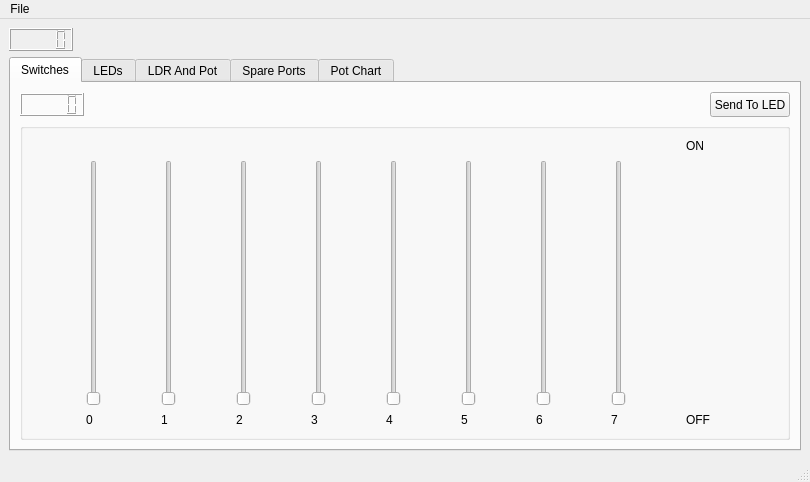
<?xml version="1.0" encoding="UTF-8"?>
<ui version="4.0">
 <class>gui_1Class</class>
 <widget class="QMainWindow" name="gui_1Class">
  <property name="geometry">
   <rect>
    <x>0</x>
    <y>0</y>
    <width>810</width>
    <height>482</height>
   </rect>
  </property>
  <property name="windowTitle">
   <string>OUSB Control</string>
  </property>
  <widget class="QWidget" name="centralwidget">
   <layout class="QGridLayout" name="gridLayout_16">
    <item row="0" column="0">
     <widget class="QLCDNumber" name="lcdNumber">
      <property name="minimumSize">
       <size>
        <width>64</width>
        <height>23</height>
       </size>
      </property>
      <property name="maximumSize">
       <size>
        <width>64</width>
        <height>23</height>
       </size>
      </property>
     </widget>
    </item>
    <item row="1" column="0" colspan="2">
     <widget class="QTabWidget" name="tabWidget">
      <property name="currentIndex">
       <number>0</number>
      </property>
      <widget class="QWidget" name="tab">
       <attribute name="title">
        <string>Switches</string>
       </attribute>
       <layout class="QGridLayout" name="gridLayout">
        <item row="1" column="0" colspan="3">
         <widget class="QGroupBox" name="groupBox">
          <property name="title">
           <string/>
          </property>
          <layout class="QGridLayout" name="gridLayout_2">
           <item row="1" column="0">
            <widget class="QSlider" name="switch0">
             <property name="maximum">
              <number>1</number>
             </property>
             <property name="orientation">
              <enum>Qt::Vertical</enum>
             </property>
            </widget>
           </item>
           <item row="1" column="7">
            <widget class="QSlider" name="switch7">
             <property name="maximum">
              <number>1</number>
             </property>
             <property name="orientation">
              <enum>Qt::Vertical</enum>
             </property>
            </widget>
           </item>
           <item row="1" column="6">
            <widget class="QSlider" name="switch6">
             <property name="maximum">
              <number>1</number>
             </property>
             <property name="orientation">
              <enum>Qt::Vertical</enum>
             </property>
            </widget>
           </item>
           <item row="1" column="5">
            <widget class="QSlider" name="switch5">
             <property name="maximum">
              <number>1</number>
             </property>
             <property name="orientation">
              <enum>Qt::Vertical</enum>
             </property>
            </widget>
           </item>
           <item row="1" column="1">
            <widget class="QSlider" name="switch1">
             <property name="maximum">
              <number>1</number>
             </property>
             <property name="orientation">
              <enum>Qt::Vertical</enum>
             </property>
            </widget>
           </item>
           <item row="1" column="4">
            <widget class="QSlider" name="switch4">
             <property name="maximum">
              <number>1</number>
             </property>
             <property name="orientation">
              <enum>Qt::Vertical</enum>
             </property>
            </widget>
           </item>
           <item row="1" column="2">
            <widget class="QSlider" name="switch2">
             <property name="maximum">
              <number>1</number>
             </property>
             <property name="orientation">
              <enum>Qt::Vertical</enum>
             </property>
            </widget>
           </item>
           <item row="1" column="3">
            <widget class="QSlider" name="switch3">
             <property name="maximum">
              <number>1</number>
             </property>
             <property name="orientation">
              <enum>Qt::Vertical</enum>
             </property>
            </widget>
           </item>
           <item row="2" column="0">
            <widget class="QLabel" name="label_2">
             <property name="text">
              <string>0</string>
             </property>
            </widget>
           </item>
           <item row="2" column="1">
            <widget class="QLabel" name="label_3">
             <property name="text">
              <string>1</string>
             </property>
            </widget>
           </item>
           <item row="2" column="2">
            <widget class="QLabel" name="label_4">
             <property name="text">
              <string>2</string>
             </property>
            </widget>
           </item>
           <item row="2" column="3">
            <widget class="QLabel" name="label_5">
             <property name="text">
              <string>3</string>
             </property>
            </widget>
           </item>
           <item row="2" column="4">
            <widget class="QLabel" name="label_6">
             <property name="text">
              <string>4</string>
             </property>
            </widget>
           </item>
           <item row="2" column="5">
            <widget class="QLabel" name="label_7">
             <property name="text">
              <string>5</string>
             </property>
            </widget>
           </item>
           <item row="2" column="6">
            <widget class="QLabel" name="label_8">
             <property name="text">
              <string>6</string>
             </property>
            </widget>
           </item>
           <item row="2" column="7">
            <widget class="QLabel" name="label_9">
             <property name="text">
              <string>7</string>
             </property>
            </widget>
           </item>
           <item row="0" column="9">
            <widget class="QLabel" name="label_10">
             <property name="minimumSize">
              <size>
               <width>21</width>
               <height>16</height>
              </size>
             </property>
             <property name="maximumSize">
              <size>
               <width>21</width>
               <height>16</height>
              </size>
             </property>
             <property name="text">
              <string>ON</string>
             </property>
            </widget>
           </item>
           <item row="2" column="9">
            <widget class="QLabel" name="label_11">
             <property name="minimumSize">
              <size>
               <width>31</width>
               <height>16</height>
              </size>
             </property>
             <property name="maximumSize">
              <size>
               <width>31</width>
               <height>16</height>
              </size>
             </property>
             <property name="text">
              <string>OFF</string>
             </property>
            </widget>
           </item>
          </layout>
         </widget>
        </item>
        <item row="0" column="0">
         <widget class="QLCDNumber" name="switchNum">
          <property name="minimumSize">
           <size>
            <width>64</width>
            <height>23</height>
           </size>
          </property>
          <property name="maximumSize">
           <size>
            <width>64</width>
            <height>23</height>
           </size>
          </property>
         </widget>
        </item>
        <item row="0" column="2">
         <widget class="QPushButton" name="sendToLed">
          <property name="minimumSize">
           <size>
            <width>80</width>
            <height>25</height>
           </size>
          </property>
          <property name="maximumSize">
           <size>
            <width>80</width>
            <height>25</height>
           </size>
          </property>
          <property name="text">
           <string>Send To LED</string>
          </property>
         </widget>
        </item>
       </layout>
      </widget>
      <widget class="QWidget" name="tab_2">
       <attribute name="title">
        <string>LEDs</string>
       </attribute>
       <layout class="QGridLayout" name="gridLayout_3">
        <item row="0" column="0">
         <widget class="QLCDNumber" name="ledNum">
          <property name="minimumSize">
           <size>
            <width>64</width>
            <height>23</height>
           </size>
          </property>
          <property name="maximumSize">
           <size>
            <width>64</width>
            <height>23</height>
           </size>
          </property>
         </widget>
        </item>
        <item row="1" column="0">
         <widget class="QGroupBox" name="groupBox_2">
          <property name="title">
           <string/>
          </property>
          <layout class="QGridLayout" name="gridLayout_4">
           <item row="1" column="7">
            <widget class="QPushButton" name="led7">
             <property name="text">
              <string>7</string>
             </property>
            </widget>
           </item>
           <item row="1" column="6">
            <widget class="QPushButton" name="led6">
             <property name="text">
              <string>6</string>
             </property>
            </widget>
           </item>
           <item row="1" column="5">
            <widget class="QPushButton" name="led5">
             <property name="text">
              <string>5</string>
             </property>
            </widget>
           </item>
           <item row="1" column="4">
            <widget class="QPushButton" name="led4">
             <property name="text">
              <string>4</string>
             </property>
            </widget>
           </item>
           <item row="1" column="3">
            <widget class="QPushButton" name="led3">
             <property name="text">
              <string>3</string>
             </property>
            </widget>
           </item>
           <item row="1" column="2">
            <widget class="QPushButton" name="led2">
             <property name="text">
              <string>2</string>
             </property>
            </widget>
           </item>
           <item row="1" column="0">
            <widget class="QPushButton" name="led0">
             <property name="text">
              <string>0</string>
             </property>
            </widget>
           </item>
           <item row="1" column="1">
            <widget class="QPushButton" name="led1">
             <property name="text">
              <string>1</string>
             </property>
            </widget>
           </item>
          </layout>
         </widget>
        </item>
       </layout>
      </widget>
      <widget class="QWidget" name="tab_3">
       <attribute name="title">
        <string>LDR And Pot</string>
       </attribute>
       <layout class="QGridLayout" name="gridLayout_5">
        <item row="1" column="0">
         <widget class="QGroupBox" name="groupBox_3">
          <property name="title">
           <string>LDR</string>
          </property>
          <layout class="QGridLayout" name="gridLayout_7">
           <item row="0" column="0" rowspan="2">
            <widget class="QDial" name="ldrDial"/>
           </item>
           <item row="0" column="1">
            <widget class="QLCDNumber" name="ldrNum">
             <property name="minimumSize">
              <size>
               <width>64</width>
               <height>23</height>
              </size>
             </property>
             <property name="maximumSize">
              <size>
               <width>64</width>
               <height>23</height>
              </size>
             </property>
            </widget>
           </item>
           <item row="1" column="1">
            <widget class="QProgressBar" name="ldrBar">
             <property name="value">
              <number>24</number>
             </property>
             <property name="textVisible">
              <bool>false</bool>
             </property>
            </widget>
           </item>
          </layout>
         </widget>
        </item>
        <item row="1" column="1">
         <widget class="QGroupBox" name="groupBox_4">
          <property name="title">
           <string>Pot</string>
          </property>
          <layout class="QGridLayout" name="gridLayout_6">
           <item row="0" column="0" rowspan="2">
            <widget class="QDial" name="potDial"/>
           </item>
           <item row="0" column="1">
            <widget class="QLCDNumber" name="potNum">
             <property name="minimumSize">
              <size>
               <width>64</width>
               <height>23</height>
              </size>
             </property>
             <property name="maximumSize">
              <size>
               <width>64</width>
               <height>23</height>
              </size>
             </property>
            </widget>
           </item>
           <item row="1" column="1">
            <widget class="QProgressBar" name="potBar">
             <property name="value">
              <number>24</number>
             </property>
             <property name="textVisible">
              <bool>false</bool>
             </property>
            </widget>
           </item>
          </layout>
         </widget>
        </item>
       </layout>
      </widget>
      <widget class="QWidget" name="tab_4">
       <attribute name="title">
        <string>Spare Ports</string>
       </attribute>
       <layout class="QGridLayout" name="gridLayout_8">
        <item row="0" column="0">
         <widget class="QGroupBox" name="groupBox_5">
          <property name="title">
           <string>PA0</string>
          </property>
          <layout class="QGridLayout" name="gridLayout_9">
           <item row="0" column="0">
            <widget class="QLCDNumber" name="pa0Num">
             <property name="minimumSize">
              <size>
               <width>64</width>
               <height>23</height>
              </size>
             </property>
             <property name="maximumSize">
              <size>
               <width>64</width>
               <height>23</height>
              </size>
             </property>
            </widget>
           </item>
           <item row="1" column="0">
            <widget class="QProgressBar" name="pa0Bar">
             <property name="value">
              <number>24</number>
             </property>
             <property name="textVisible">
              <bool>false</bool>
             </property>
            </widget>
           </item>
          </layout>
         </widget>
        </item>
        <item row="0" column="1">
         <widget class="QGroupBox" name="groupBox_6">
          <property name="title">
           <string>PA1</string>
          </property>
          <layout class="QGridLayout" name="gridLayout_10">
           <item row="0" column="0">
            <widget class="QLCDNumber" name="pa1Num">
             <property name="minimumSize">
              <size>
               <width>64</width>
               <height>23</height>
              </size>
             </property>
             <property name="maximumSize">
              <size>
               <width>64</width>
               <height>23</height>
              </size>
             </property>
            </widget>
           </item>
           <item row="1" column="0">
            <widget class="QProgressBar" name="pa1Bar">
             <property name="value">
              <number>24</number>
             </property>
             <property name="textVisible">
              <bool>false</bool>
             </property>
            </widget>
           </item>
          </layout>
         </widget>
        </item>
        <item row="0" column="2">
         <widget class="QGroupBox" name="groupBox_7">
          <property name="title">
           <string>PA2</string>
          </property>
          <layout class="QGridLayout" name="gridLayout_11">
           <item row="0" column="0">
            <widget class="QLCDNumber" name="pa2Num">
             <property name="minimumSize">
              <size>
               <width>64</width>
               <height>23</height>
              </size>
             </property>
             <property name="maximumSize">
              <size>
               <width>64</width>
               <height>23</height>
              </size>
             </property>
            </widget>
           </item>
           <item row="1" column="0">
            <widget class="QProgressBar" name="pa2Bar">
             <property name="value">
              <number>24</number>
             </property>
             <property name="textVisible">
              <bool>false</bool>
             </property>
            </widget>
           </item>
          </layout>
         </widget>
        </item>
        <item row="1" column="0">
         <widget class="QGroupBox" name="groupBox_8">
          <property name="title">
           <string>PA3</string>
          </property>
          <layout class="QGridLayout" name="gridLayout_14">
           <item row="1" column="0" rowspan="2" colspan="2">
            <widget class="QProgressBar" name="pa3Bar">
             <property name="value">
              <number>24</number>
             </property>
             <property name="textVisible">
              <bool>false</bool>
             </property>
            </widget>
           </item>
           <item row="0" column="0">
            <widget class="QLCDNumber" name="pa3Num">
             <property name="minimumSize">
              <size>
               <width>64</width>
               <height>23</height>
              </size>
             </property>
             <property name="maximumSize">
              <size>
               <width>64</width>
               <height>23</height>
              </size>
             </property>
            </widget>
           </item>
          </layout>
         </widget>
        </item>
        <item row="1" column="1">
         <widget class="QGroupBox" name="groupBox_9">
          <property name="title">
           <string>PA4</string>
          </property>
          <layout class="QGridLayout" name="gridLayout_13">
           <item row="1" column="0">
            <widget class="QProgressBar" name="pa4Bar">
             <property name="value">
              <number>24</number>
             </property>
             <property name="textVisible">
              <bool>false</bool>
             </property>
            </widget>
           </item>
           <item row="0" column="0">
            <widget class="QLCDNumber" name="pa4Num">
             <property name="minimumSize">
              <size>
               <width>64</width>
               <height>23</height>
              </size>
             </property>
             <property name="maximumSize">
              <size>
               <width>64</width>
               <height>23</height>
              </size>
             </property>
            </widget>
           </item>
          </layout>
         </widget>
        </item>
        <item row="1" column="2">
         <widget class="QGroupBox" name="groupBox_10">
          <property name="title">
           <string>PA7</string>
          </property>
          <layout class="QGridLayout" name="gridLayout_12">
           <item row="1" column="0">
            <widget class="QProgressBar" name="pa7Bar">
             <property name="value">
              <number>24</number>
             </property>
             <property name="textVisible">
              <bool>false</bool>
             </property>
            </widget>
           </item>
           <item row="0" column="0">
            <widget class="QLCDNumber" name="pa7Num">
             <property name="minimumSize">
              <size>
               <width>64</width>
               <height>23</height>
              </size>
             </property>
             <property name="maximumSize">
              <size>
               <width>64</width>
               <height>23</height>
              </size>
             </property>
            </widget>
           </item>
          </layout>
         </widget>
        </item>
       </layout>
      </widget>
      <widget class="QWidget" name="tab_5">
       <attribute name="title">
        <string>Pot Chart</string>
       </attribute>
       <layout class="QGridLayout" name="gridLayout_15">
        <item row="0" column="1">
         <widget class="QTextBrowser" name="textBrowser"/>
        </item>
        <item row="5" column="1">
         <widget class="QLabel" name="label_13">
          <property name="minimumSize">
           <size>
            <width>16</width>
            <height>16</height>
           </size>
          </property>
          <property name="maximumSize">
           <size>
            <width>16</width>
            <height>16</height>
           </size>
          </property>
          <property name="text">
           <string>0</string>
          </property>
         </widget>
        </item>
        <item row="5" column="2">
         <widget class="QLabel" name="label_12">
          <property name="minimumSize">
           <size>
            <width>31</width>
            <height>16</height>
           </size>
          </property>
          <property name="maximumSize">
           <size>
            <width>31</width>
            <height>16</height>
           </size>
          </property>
          <property name="text">
           <string>1023</string>
          </property>
         </widget>
        </item>
        <item row="0" column="0">
         <widget class="QLabel" name="label_14">
          <property name="minimumSize">
           <size>
            <width>31</width>
            <height>16</height>
           </size>
          </property>
          <property name="maximumSize">
           <size>
            <width>31</width>
            <height>16</height>
           </size>
          </property>
          <property name="text">
           <string>Time</string>
          </property>
         </widget>
        </item>
       </layout>
      </widget>
     </widget>
    </item>
   </layout>
  </widget>
  <widget class="QMenuBar" name="menubar">
   <property name="geometry">
    <rect>
     <x>0</x>
     <y>0</y>
     <width>810</width>
     <height>25</height>
    </rect>
   </property>
   <widget class="QMenu" name="menuFile">
    <property name="title">
     <string>File</string>
    </property>
    <addaction name="separator"/>
    <addaction name="separator"/>
    <addaction name="actionAbout"/>
   </widget>
   <addaction name="menuFile"/>
  </widget>
  <widget class="QStatusBar" name="statusbar"/>
  <action name="actionSave">
   <property name="text">
    <string>Save</string>
   </property>
  </action>
  <action name="actionQuit">
   <property name="text">
    <string>Quit</string>
   </property>
  </action>
  <action name="actionAbout">
   <property name="text">
    <string>About</string>
   </property>
  </action>
 </widget>
 <resources/>
 <connections/>
</ui>
